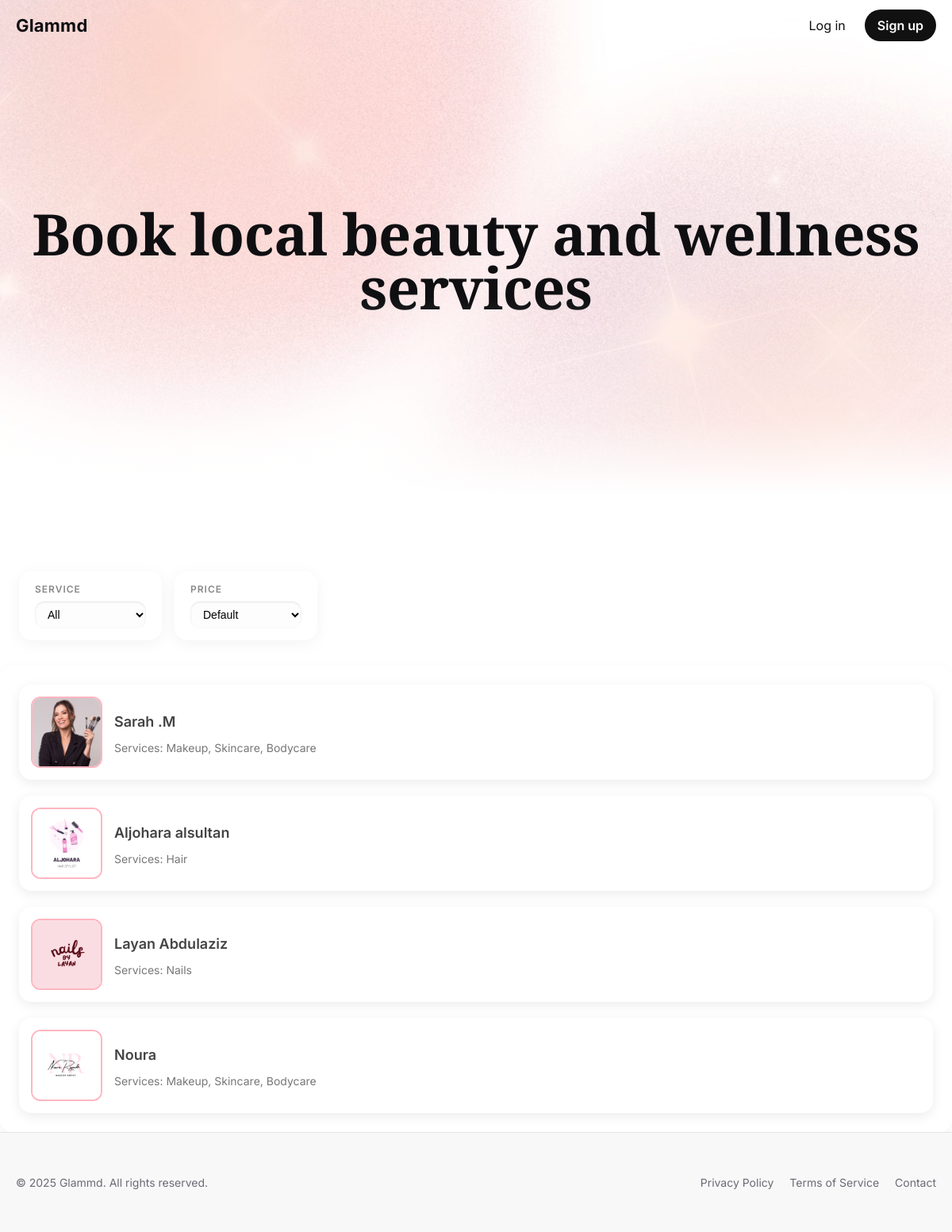
Before: /intial/MarketPlace.php with the older database file.
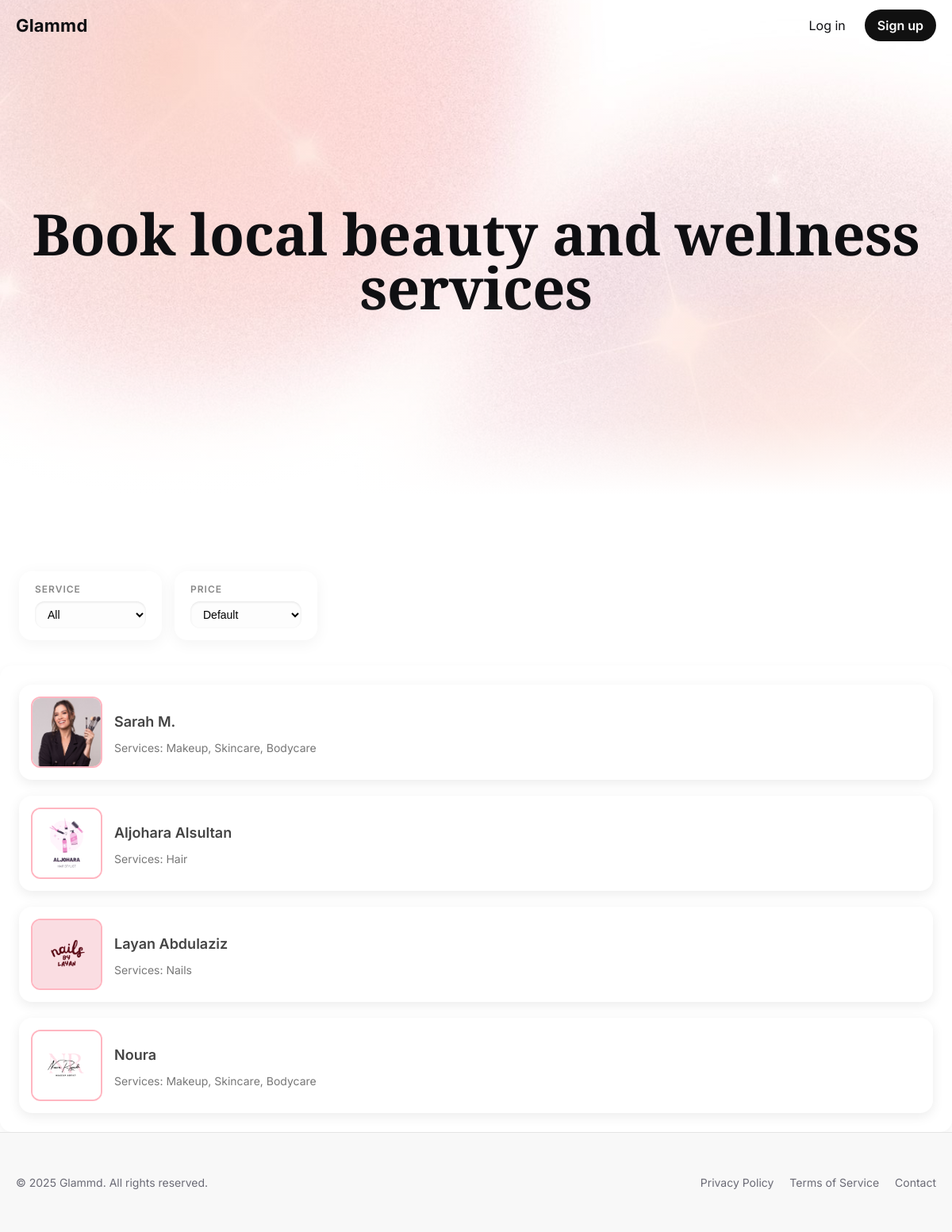
After: the same page with the newer database file.
### tables this page shows
CREATE TABLE `Professional` (
  `professional_id` int UNSIGNED NOT NULL,
  `bio` text,
  `img` varchar(200) NOT NULL,
  PRIMARY KEY (`professional_id`),
  CONSTRAINT `fk_prof_user`
      FOREIGN KEY (`professional_id`)
      REFERENCES `User` (`user_id`)
      ON DELETE CASCADE
);

CREATE TABLE `User` (
  `user_id` int UNSIGNED NOT NULL AUTO_INCREMENT,
  `name` varchar(120) NOT NULL,
  `email` varchar(255) NOT NULL UNIQUE,
  `password` varchar(255) NOT NULL,
  `role` enum('client','professional') NOT NULL,
  PRIMARY KEY (`user_id`)
);

### intial/MarketPlace.php (the view, shortened to what this page needs)
<?php
$conn = mysqli_connect("localhost", "root", "root", "glammd");
$sql = "
    SELECT
        u.user_id,
        u.name,
        p.img,
        GROUP_CONCAT(DISTINCT s.category ORDER BY s.category SEPARATOR ', ') AS categories,
        MIN(s.price) AS min_price
    FROM User u
    INNER JOIN Professional p
        ON u.user_id = p.professional_id
    LEFT JOIN Service s
        ON s.professional_id = p.professional_id
    WHERE u.role = 'professional'
    GROUP BY u.user_id, u.name, p.img
";
$result = mysqli_query($conn, $sql);
?>
<!doctype html>
<html lang="en">
<head>
  <link rel="stylesheet" href="common.css">
</head>
<body class="home">
  <header id="siteHeader" class="site-header">
    <div class="container header-inner">
      <a class="brand" href="index.php">Glammd</a>
    <nav class="nav">
  <?php if (isset($_SESSION['user_id'])): ?>
    <?php if (isset($_SESSION['user_role']) && $_SESSION['user_role'] === 'client'): ?>
      <a href="clientdashboard.php" class="nav-link">Dashboard</a>
    <?php elseif (isset($_SESSION['user_role']) && $_SESSION['user_role'] === 'professional'): ?>
      <a href="professionaldashboard.php" class="nav-link">sign up</a>
    <?php endif; ?>
    <a href="logout.php" class="cta">Log in</a>
  <?php else: ?>
    <a href="login.php" class="nav-link">Log in</a>
    <a href="signup.php" class="cta">Sign up</a>
  <?php endif; ?>
</nav>
    </div>
  </header>
  <section class="hero">
    <div class="hero-overlay"></div>
    <div class="container hero-content">
      <h1 class="hero-title">Book local beauty and wellness services</h1>
    </div>
  </section>
  <main class="page">
    <section class="filters">
      <div class="filter-group">
        <label class="filter-label">Service</label>
        <select class="filter-select" id="serviceFilter">
          <option value="">All</option>
        </select>
      </div>
        <div class="filter-group">
  <label class="filter-label">Price</label>
  <select class="filter-select" id="priceFilter">
    <option value="">Default</option>
  </select>
</div>
    </section>
    <section class="salon-list">
      <?php while ($row = mysqli_fetch_assoc($result)) :
          $categories = $row['categories'] ?? '';
      ?>
        <div
  class="salon-card"
  data-categories="<?= htmlspecialchars(strtolower($categories ?? ''), ENT_QUOTES, 'UTF-8') ?>"
  data-price="<?= (int)$row['min_price'] ?>"
  onclick="window.location.href='services.php?professional_id=<?= (int)$row['user_id'] ?>'">
          <img src="img/<?= htmlspecialchars($row['img'], ENT_QUOTES, 'UTF-8') ?>" alt="Professional Image">
         <div class="salon-info">
            <h3><?= htmlspecialchars($row['name'], ENT_QUOTES, 'UTF-8') ?></h3>
            <?php if (!empty($categories)): ?>
              <p>Services: <?= htmlspecialchars($categories, ENT_QUOTES, 'UTF-8') ?></p>
            <?php else: ?>
              <p>Services: Not specified</p>
            <?php endif; ?>
          </div>
        </div>
      <?php endwhile; ?>
    </section>
  </main>
  <footer class="site-footer">
    <div class="container footer-inner">
      <p>© 2025 Glammd. All rights reserved.</p>
      <div class="footer-links">
        <a href="#">Privacy Policy</a>
        <a href="#">Terms of Service</a>
        <a href="#">Contact</a>
      </div>
    </div>
  </footer>
</body>
</html>

### intial/common.css (style rules this page uses)
:root { --bg: #fff; --text: #0f0f12; --muted: #6b6b76; --accent: #111; --accent-text: #fff; --container: 75rem; }
* { box-sizing: border-box; }
html, body { height: 100%; }
body { margin: 0; display: flex; flex-direction: column; min-height: 100svh; font-family: Inter, system-ui, -apple-system, Segoe UI, Roboto, "Helvetica Neue", Arial, sans-serif; color: var(--text); background: var(--bg); }
.container { max-width: var(--container); margin-inline: auto; padding-inline: 1.25rem; width: 100%; }
.site-header { position: fixed; top: 0; left: 0; right: 0; z-index: 50; height: 4rem; display: block; transition: background .25s ease, border-color .25s ease, backdrop-filter .25s ease, -webkit-backdrop-filter .25s ease, box-shadow .25s ease; }
.header-inner { height: 4rem; display: flex; align-items: center; justify-content: space-between; }
.brand { text-decoration: none; color: var(--text); font-weight: 700; font-size: 1.375rem; letter-spacing: 0.0125rem; }
.nav { display: flex; gap: 0.625rem; }
.nav-link { text-decoration: none; color: var(--text); padding: 0.625rem 0.875rem; border-radius: 999px; }
.cta { text-decoration: none; color: var(--accent-text); background: var(--accent); padding: 0.625rem 1rem; border-radius: 999px; font-weight: 600; }
main.page { flex: 1 0 auto; padding-top: 4rem; }
.site-footer { flex-shrink: 0; background: #f8f8f8; border-top: 0.0625rem solid rgba(0,0,0,.08); padding: 2.5rem 0; font-size: 0.875rem; color: var(--muted); }
.footer-inner { display: flex; flex-wrap: wrap; align-items: center; justify-content: space-between; gap: 0.625rem; text-align: center; }
.footer-links a { color: var(--muted); text-decoration: none; margin-left: 1rem; transition: color .2s ease; }

### intial/MarketPlace.php (style rules this page uses)
:root { --hero-image: url("img/download.jpeg"); --hero-min-h: min(78svh, 51.25rem); }
.home .site-header { background: transparent; border-bottom: none; backdrop-filter: none; box-shadow: none; }
.hero { position: relative; min-height: var(--hero-min-h); display: grid; place-items: center; background-image: linear-gradient(rgba(255,255,255,0.25), rgba(255,255,255,0.25)), var(--hero-image); background-size: cover; background-position: center 20%; background-repeat: no-repeat; }
.hero::after { content: ""; position: absolute; inset: 0; background: linear-gradient( to bottom, rgba(255,255,255,0) 0%, rgba(255,255,255,0) 60%, rgba(255,255,255,0.4) 85%, rgba(255,255,255,1) 100% ); pointer-events: none; }
.hero-overlay { position: absolute; inset: 0; background: linear-gradient( 180deg, rgba(255,255,255,.0) 0%, rgba(255,255,255,.06) 40%, rgba(255,255,255,.08) 100% ); }
.hero-content { position: relative; text-align: center; padding: 4.5rem 0 2.5rem; }
.hero-title { margin: 0; font-family: "Playfair Display", Georgia, serif; font-weight: 900; font-size: clamp(2.5rem, 6vw, 5.25rem); line-height: 0.95; letter-spacing: -0.03125rem; }
.filters { display: flex; flex-wrap: wrap; gap: 1rem; margin: 2rem 1.5rem; justify-content: flex-start; }
.filter-group { display: flex; flex-direction: column; background: #fff; border-radius: 1rem; padding: 0.9375rem 1.25rem; box-shadow: 0 0.25rem 1.25rem rgba(0,0,0,0.05); transition: transform 0.2s, box-shadow 0.2s; cursor: pointer; min-width: 11.25rem; }
.filter-label { font-size: 0.75rem; color: #888; font-weight: 600; margin-bottom: 0.5rem; text-transform: uppercase; letter-spacing: 0.0625rem; }
.filter-select { border: none; font-size: 0.875rem; padding: 0.5rem 0.75rem; border-radius: 0.75rem; box-shadow: inset 0 0.0625rem 0.1875rem rgba(0,0,0,0.1); background: #fdfdfd; cursor: pointer; transition: all 0.2s; }
.salon-list { display: flex; flex-direction: column; gap: 1.25rem; padding: 1.5rem; border-radius: 0.9375rem; box-shadow: 0 0.25rem 0.75rem rgba(0,0,0,0.05); }
.salon-card { display: flex; align-items: center; background: white; border-radius: 1rem; padding: 0.9375rem; box-shadow: 0 0.25rem 0.9375rem rgba(0, 0, 0, 0.08); transition: transform 0.3s, box-shadow 0.3s; cursor: pointer; }
.salon-card img { width: 5.625rem; height: 5.625rem; border-radius: 0.75rem; object-fit: cover; margin-right: 0.9375rem; border: 0.125rem solid #ffb6c1; }
.salon-info h3 { margin-bottom: 0.375rem; font-size: 1.125rem; font-weight: 600; color: #444; }
.salon-info p { font-size: 0.875rem; color: #777; }

Changed rows visible on the page:
changed professional: professional_id.name "Sarah .M" → "Sarah M."
changed professional: professional_id.name "Aljohara alsultan" → "Aljohara Alsultan"
